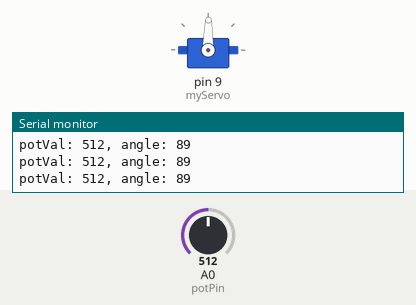
The sketch below on a simulated Arduino Uno, built with avr-gcc and run on an emulated ATmega328P. Parts: servo, the last lines printed to the serial monitor. Inputs (shaded band) come from the test bench; at power-on: A0 (potPin) = 512.

Above: at 1.2 s.
1.3 s: A0 (potPin) set to 562
At 2.7 s:
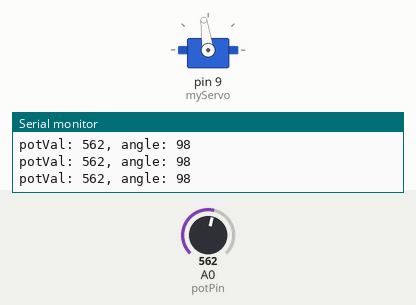
4.3 s: A0 (potPin) set to 583
At 4.8 s:
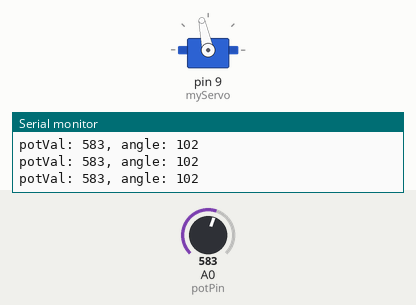
5.8 s: A0 (potPin) set to 306
At 6.2 s:
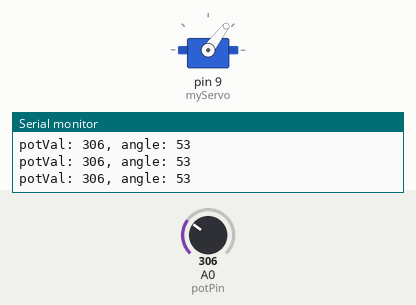
7.3 s: A0 (potPin) set to 716
At 8.5 s:
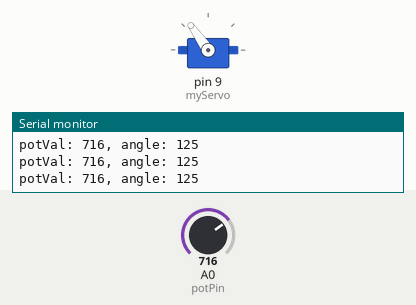
8.8 s: A0 (potPin) set to 0
At 10.0 s:
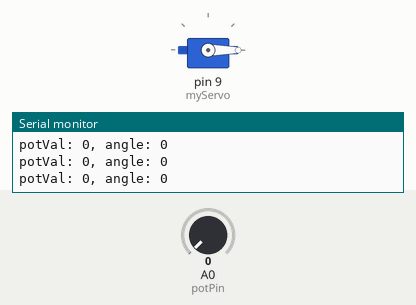
10.3 s: A0 (potPin) set to 8
At 11.4 s:
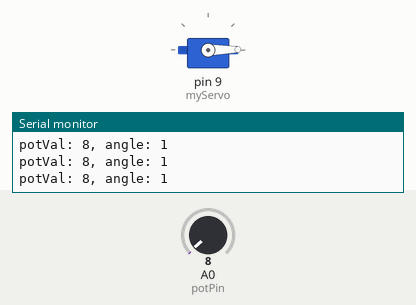
13.3 s: A0 (potPin) set to 11
Timing chart, 0 to 16.3 s (numbered marks = the images above; inputs shaded):
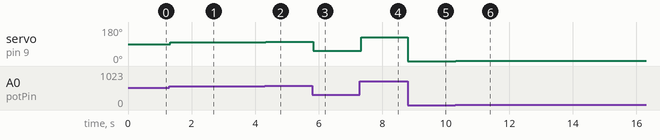

Measured:
- after the input at 1.3 s, servo on pin 9 (myServo): 89° → 98° at once
- after the input at 4.3 s, servo on pin 9 (myServo): 98° → 102° at once
- after the input at 5.8 s, servo on pin 9 (myServo): 102° → 53° at once
- after the input at 7.3 s, servo on pin 9 (myServo): 53° → 125° at once
- after the input at 8.8 s, servo on pin 9 (myServo): 125° → 0° at once
- after the input at 10.3 s, servo on pin 9 (myServo): 0° → 1° at once

The sketch:

p05_ServoMoodIndicator.ino
```cpp
/*
  Arduino Starter Kit example
 Project 5  - Servo Mood Indicator

 This sketch is written to accompany Project 5 in the
 Arduino Starter Kit

 Parts required:
 servo motor
 10 kilohm potentiometer
 2 100 uF electrolytic capacitors

 Created 13 September 2012
 by Scott Fitzgerald

 http://arduino.cc/starterKit

 This example code is part of the public domain
 */

// include the servo library
#include <Servo.h>

Servo myServo;  // create a servo object

int const potPin = A0; // analog pin used to connect the potentiometer
int potVal;  // variable to read the value from the analog pin
int angle;   // variable to hold the angle for the servo motor

void setup() {
  myServo.attach(9); // attaches the servo on pin 9 to the servo object
  Serial.begin(9600); // open a serial connection to your computer
}

void loop() {
  potVal = analogRead(potPin); // read the value of the potentiometer
  // print out the value to the serial monitor
  Serial.print("potVal: ");
  Serial.print(potVal);

  // scale the numbers from the pot
  angle = map(potVal, 0, 1023, 0, 179);

  // print out the angle for the servo motor
  Serial.print(", angle: ");
  Serial.println(angle);

  // set the servo position
  myServo.write(angle);

  // wait for the servo to get there
  delay(15);
}
```
